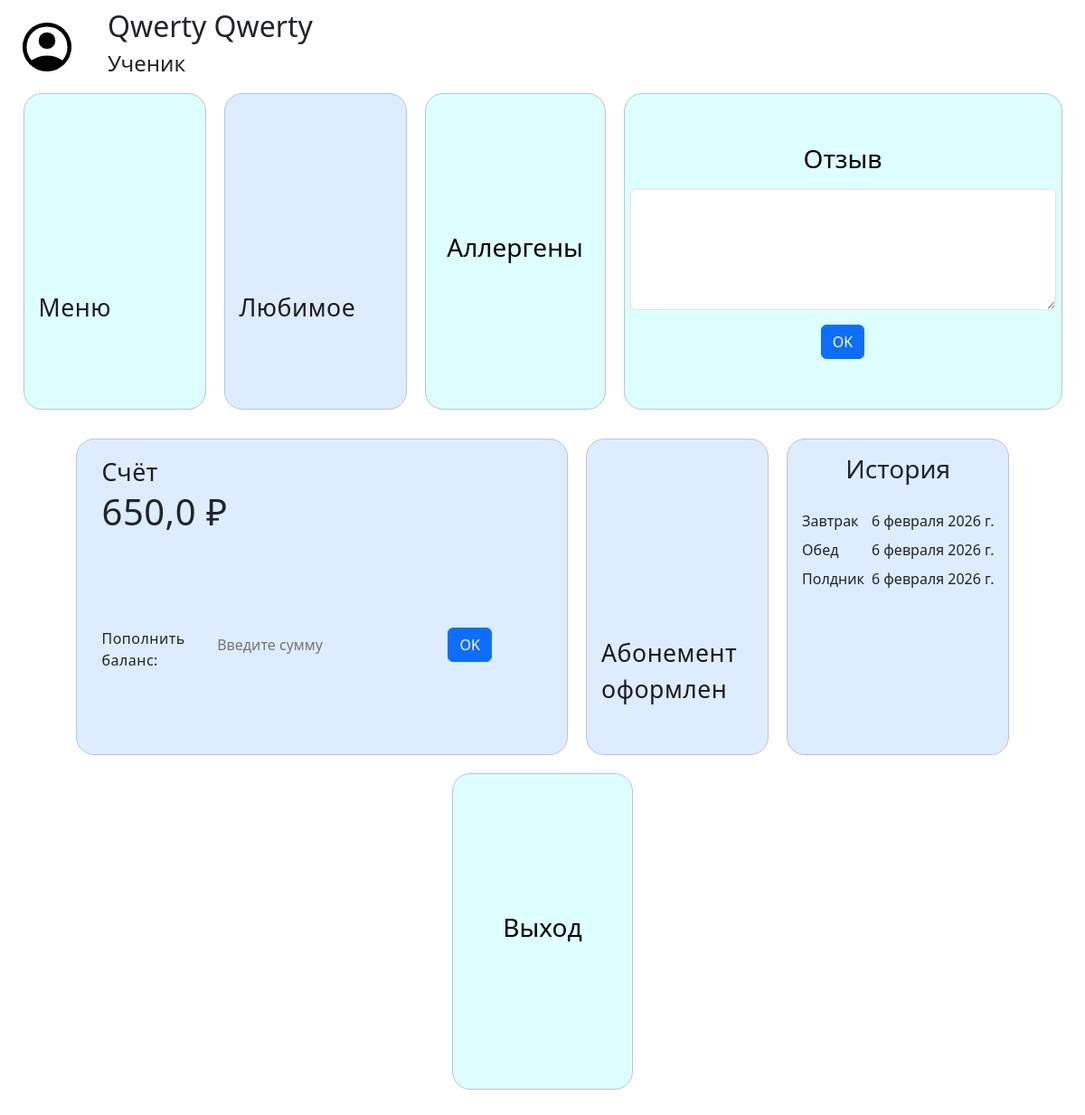
/user/profile/ (signed in), run on the app's committed database.
### menu/models.py (models this page shows, shortened)
class Profile(models.Model):
    user = models.OneToOneField(User, on_delete=models.CASCADE)
    balance = models.FloatField(default=0.0)
    role = models.CharField(max_length=20, choices=ROLE, default='student')
    subscription = models.BooleanField(default=False)

class Order(models.Model):
    user_id = models.ForeignKey(User, on_delete=models.CASCADE)
    date = models.DateField(auto_now=True)
    meal_type = models.CharField(default=False, choices=MEAL_CHOICES)

### user_profile/views.py (the view)
# urls.py: path('user/profile/', include("user_profile.urls"))
def profile(request):
    user = User.objects.select_related('profile').filter(id=request.user.id)
    user_profile = Profile.objects.get(user=request.user)
    price = Price.objects.get(meal='subscription')
    data = {
        "user": user[0],
        "price": price.price,
        "subscription": user_profile.subscription,
        'orders': history(request)
    }
    return render(request,'profile.html', data)

### user_profile/views.py (called while the page is built)
def history(request):
    orders = Order.objects.filter(user_id=request.user).order_by('date')[:7]
    return orders

### user/templates/profile.html (shortened to what this page needs)
<!DOCTYPE html>
<html lang="ru">
<head>
    {% load static %}
    <link href="{% static 'css/'%}style.css" rel="stylesheet">
    <link href="{% static 'css/'%}bootstrap.min.css" rel="stylesheet">
    <link href="https://cdn.jsdelivr.net/npm/bootstrap@5.3.3/dist/css/bootstrap.min.css" rel="stylesheet">
</head>
<body>
    <div class="profile-header">
        <div>
        </div>
        <div id="name">
            <h2>{{user.first_name}} {{user.last_name}}</h2>
            <h4>Ученик</h4>
        </div>
    </div>
    <div id="profile_link">
        <a href="/user/" style="text-decoration: none;">
            <div class="ver_2">
            <div>
                <div class="picture" id="menu"></div>
            </div>
            <div class="card_text">
                <div class="h">Меню</div>
            </div>
            </div>
        </a>
            <div class="ver_1">
            <div>
                <div class="picture" id="favor"></div>
            </div>
            <div class="card_text">
                <div class="h">Любимое</div>
            </div>
            </div>
        <button class="ver_2">
            <h3>Аллергены</h3>
        </button>
        <button class="ver_2" style="width:485px">
            <h3>Отзыв</h3>
            <form action="review/" method="post">
                <div class="mb-3 mt-3">
                <textarea name="text" id="text" class="form-control" cols="3" rows="5"></textarea>
                </div>
                <input type="submit" class="btn btn-primary" value="OK">
            </form>
        </button>
    </div>
    <div  id="profile_link">
            <div class="ver_1">
            <div class="card_text">
                <div class="container">
                    <div class="h">Счёт</div>
                    <div><h1>{{user.profile.balance}} <span>&#8381;</span></h1></div>
                </div>
                <div class="container pt-5">
                    <form action="pay/" method="POST">
                        <div class="row pt-5">
                        <div class="col"><label for="amount" class="form-label">Пополнить баланс:</label></div>
                            <div class="col-6"><input type="text" name="amount" id="amount" class="form-control-plaintext" placeholder="Введите сумму"></div>
                        <div class="col"><button type="submit" class="btn btn-primary">OK</button></div>
                        </div>
                    </form>
                </div>
            </div>
            </div>
        {% if subscription %}
        <div class="ver_1">
            <div>
                <div class="picture"></div>
            </div>
                <div class="card_text">
                    <div class="h">Абонемент<br> оформлен</div>
                </div>
        </div>
        {% endif %}
          <div class="ver_1">
              <div class="container p-3 text-center">
                    <h3>История</h3>
              </div>
            <div class="container">
            <table class="table-sm">
    {% for o in orders %}
        <tr>
            <td style="text-align: left">
                {% if o.meal_type == 'breakfast' %}
                    Завтрак
                {% elif o.meal_type == 'dinner' %}
                    Обед
                {% elif o.meal_type == 'snack' %}
                    Полдник
                {% endif %}
            </td>
            <td>{{ o.date }}</td>
        </tr>
    {% endfor %}
                </table>
                </div>
        </div>
        <a href="/user/profile/logout/"><button class="ver_2"><h3>Выход</h3></button></a>
    </div>
</body>
</html>

### static/css/style.css (style rules this page uses)
:root { --grey-text: #524e57; font-family: 'Roboto', sans-serif; }
a { text-decoration: none; cursor: pointer; }
.card_text { padding-top: 1em; padding-left: 1em; padding-bottom: 2em; padding-right: 1em; letter-spacing: 0.03em; }
.h { color: #1d1b20; font-size: 20pt; }
.picture { width: 200px; height: 200px; background-size: cover; background-position: 50% 50%; border-radius: 20px; }
#favor { background-image: url('../images/favorite.png'); }
#menu { background-image: url('../images/menu.png'); }
.profile-header { display: flex; align-items: center; gap: 20px; margin-left: 20px; }
#name { margin: 10px 15px; width: 50%; }
.ver_1 { background-color: #ddecff; min-width: 200px; min-height: 350px; border: 1px solid #b9c5d5; text-decoration: none; border-radius: 20px; }
.ver_2 { background-color: #DDFFFD; min-width: 200px; min-height: 350px; border: none; text-decoration: none; border-radius: 20px; border: 1px solid #b9c5d5; }
#profile_link { margin: auto; gap: 20px; display: flex; justify-content: center; flex-wrap: wrap; padding-bottom: 2em; }

### data on the page
Order: meal_type "Завтрак", date "6 февраля 2026 г."
Order: meal_type "Обед", date "6 февраля 2026 г."
Order: meal_type "Полдник", date "6 февраля 2026 г."

### other printed values
{{ user.first_name }} "Qwerty"
{{ user.last_name }} "Qwerty"
{{ user.profile.balance }} "650,0"
